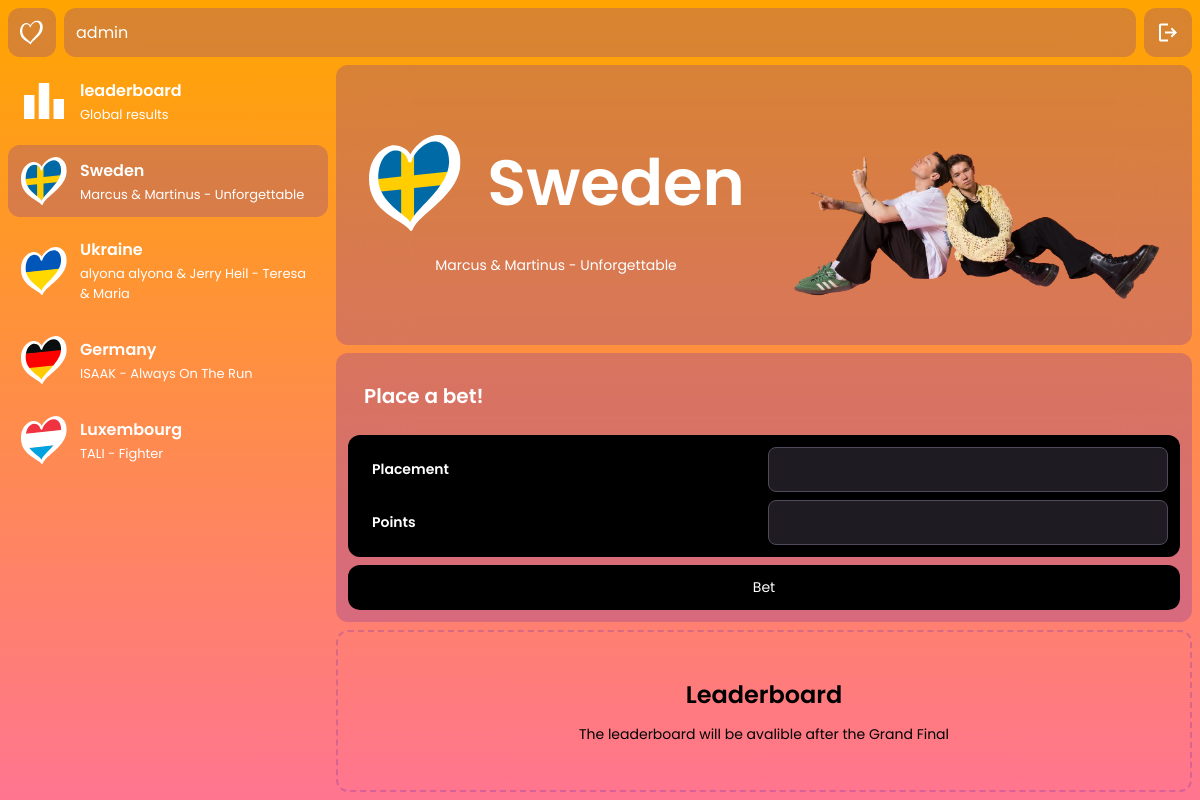
The page /c/Sweden (signed in) on the database as committed earlier.
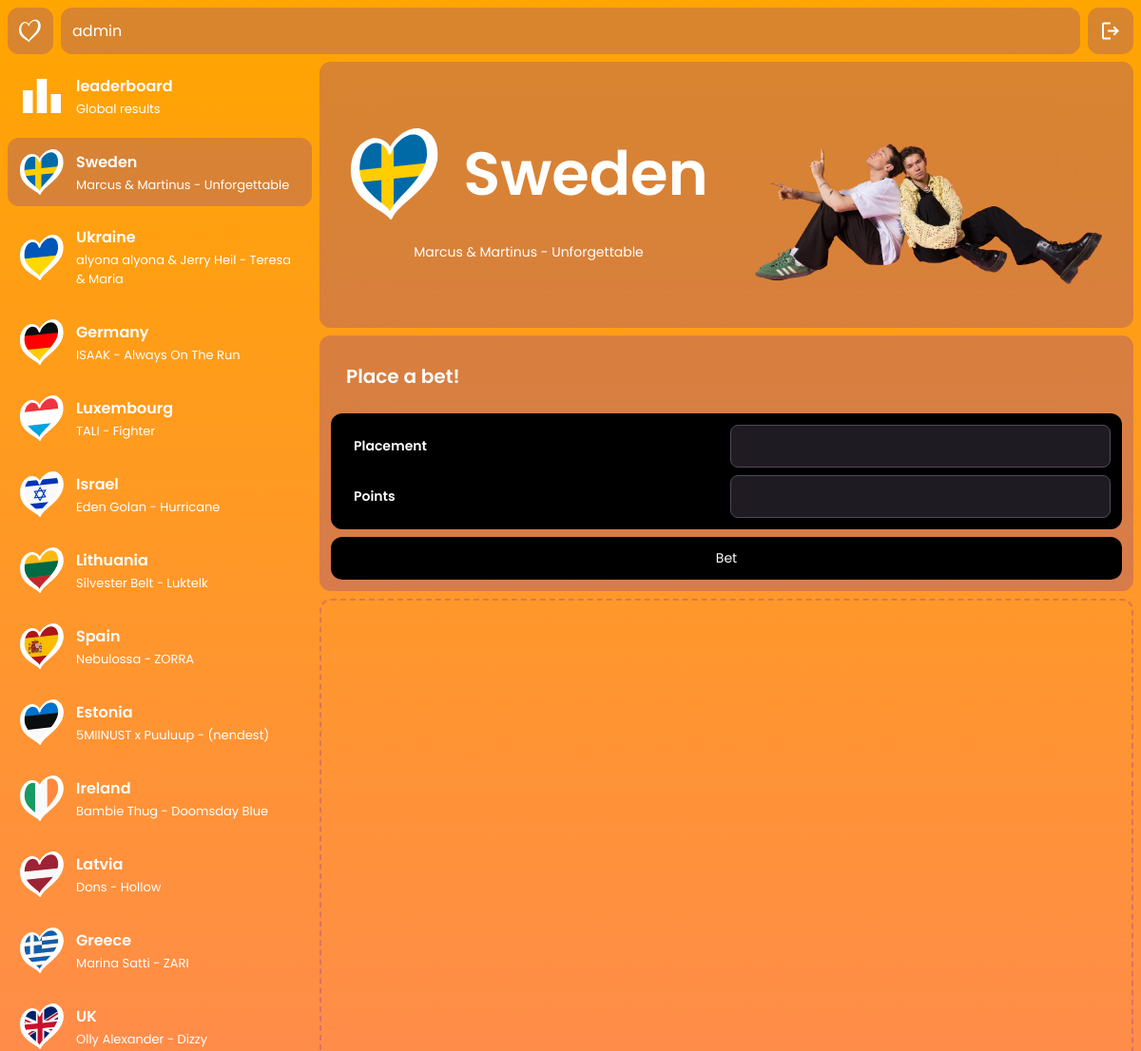
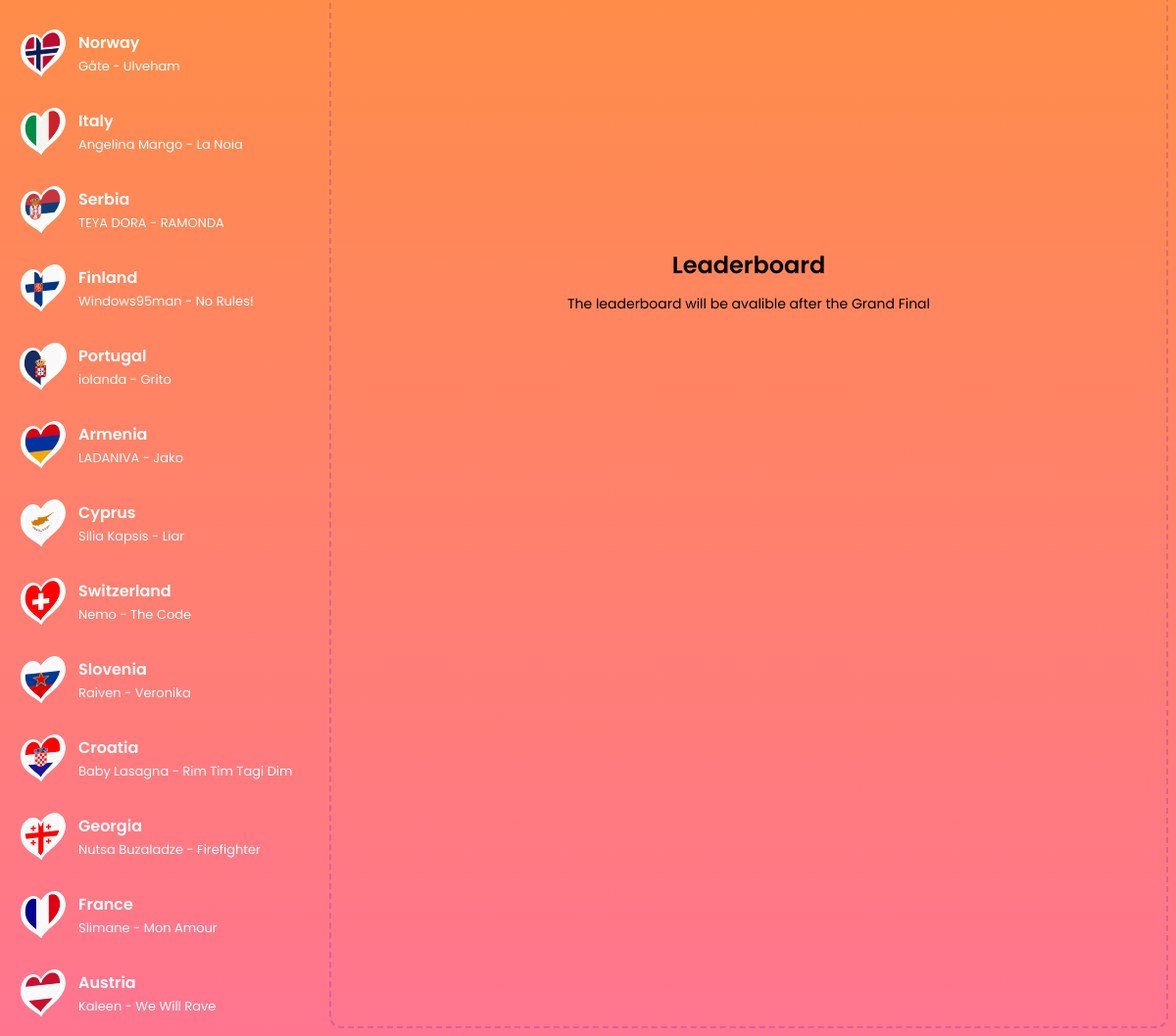
The same page on the database as committed later (2 pictures, top to bottom).
### main/models.py (models this page shows, shortened)
class Country(models.Model):
    flag = models.FileField(upload_to='flags/')
    hero = models.ImageField(upload_to='heros/')
    country = models.CharField(max_length=256)
    song = models.CharField(max_length=512)
    placement = models.IntegerField()
    points = models.IntegerField()

### main/views.py (the view)
# urls.py: path('c/<str:country>', fetchCountry, name='fetchCountry'),
@login_required
def fetchCountry(request, country):
    hasVoted = False  # Initialize hasVoted variable
    countryObject = Country.objects.get(country=country)
    results = BetResult.objects.filter(country=countryObject).order_by('-accuracy')
    placement_queryset = results.order_by('bet_placement')
    score_queryset = results.order_by('bet_score')
    if request.method == 'POST':
        form = BetForm(request.POST)
        if form.is_valid():
            bet = form.save(commit=False)
            bet.user = request.user  # Assuming user is logged in
            bet.country = Country.objects.get(country=country)
            if Bet.objects.filter(user=request.user, country=countryObject).exists():
                hasVoted = True
            else:
                bet.save()
                return redirect('fetchCountry', country)  # Redirect to a success page
    else:
        form = BetForm()
        if Bet.objects.filter(user=request.user, country=countryObject).exists():
            hasVoted = True
    context = {
        'country': country,
        'form': form,
        'page': country,
        'hasVoted': hasVoted,
        'placement_results': placement_queryset,
        'score_results': score_queryset,
    }
    return render(request, 'country.html', context)

### main/forms.py
class BetForm(forms.ModelForm):
    class Meta:
        model = Bet
        fields = ['bet_placement', 'bet_score']

### main/context_processors.py (called while the page is built)
def global_data(request):
    data = Country.objects.all()
    isMobile = "Mobile" in request.META.get('HTTP_USER_AGENT', '')
    if isMobile:
        isMobile = True
    else:
        isMobile = False
    return {
        'data': data,
        'isClosed': False,
        'isMobile': isMobile,
        'showResults': False
    }

### main/templates/country.html (shortened to what this page needs)
{% extends 'base.html' %}
{% block style %}
    {% load static %}
    <link rel="stylesheet" href="{% static 'country.css' %}">
{% endblock %}
{% block content %}
    {% for item in data %}
        {% if item.country == country %}
            <div class="container">
                <div class="wrapper hero">
                    <div class="container heroItem heroMetaCon">
                        <div class="wrapper heroMetaConFlagCon">
                            <img class="heroFlag" src="{{ item.flag.url }}" alt="Flag">
                            <h2 class="heroTitle">{{ item.country }}</h2>
                        </div>
                        <span class="text">{{ item.song }}</span>
                    </div>
                    <div class="container heroItem">
                        <img class="heroImg" src="{{ item.hero.url }}" alt="Hero Image">
                    </div>
                </div>
            </div>
            {% if isClosed == False %}
                {% if hasVoted == True %}
                    <div class="container card">
                        <div class="wrapper cardHeader">
                            <h2 class="cardTitle">Place a bet!</h2>
                        </div>
                        <div class="container gridCardBody">
                                <p class="cardLabel">Placement</p>
                                <input class="cardInput" type="number" id="id_bet_placement" name="bet_placement" required>
                                <p class="cardLabel">Points</p>
                                <input class="cardInput" type="number" id="id_bet_score" name="bet_score" required>
                        </div>
                    </div>
                {% else %}
                    <form class="container card" action="{% url 'fetchCountry' country %}" method="post">
                        <div class="wrapper cardHeader">
                            <h2 class="cardTitle">Place a bet!</h2>
                        </div>
                        <div class="container gridCardBody">
                                <p class="cardLabel">Placement</p>
                                <input class="cardInput" type="number" id="id_bet_placement" name="bet_placement" required>
                                <p class="cardLabel">Points</p>
                                <input class="cardInput" type="number" id="id_bet_score" name="bet_score" required>
                        </div>
                        <button class="cardSubmitBtn">Bet</button>
                    </form>
                {% endif %}
            {% endif %}
            {% if showResults == False %}
                <div class="container banner">
                    <h2 class="dark_title">Leaderboard</h2>
                    <h2 class="dark_text">The leaderboard will be avalible after the Grand Final</h2>
                </div>
            {% endif %}
        {% endif %}
    {% endfor %}
{% endblock %}

### main/templates/base.html (shortened to what this page needs)
<!DOCTYPE html>
<html lang="en">
<head>
    {% load static %}
    <link rel="stylesheet" href="{% static 'main.css' %}">
    {% block style %}{% endblock %}
</head>
<body>
    <nav class="wrapper">
        {% if isMobile == False %}
            <a class="wrapper navBtn" href="">
                <img class="navBtnIcon" src="{% static 'assets/icon_20_euroheart.svg' %}" alt="">
            </a>
        {% else %}
            <a class="wrapper navBtn" href="{% url 'index' %}">
                <img class="navBtnIcon" src="{% static 'assets/icon_20_euroheart.svg' %}" alt="">
            </a>
        {% endif %}
        <a class="wrapper navBtn mainNavBtn" href="{% url 'fetchUser' request.user.id %}">{{ request.user }}</a>
        <a class="wrapper navBtn" href="{% url 'logout' %}">
            <img class="navBtnIcon" src="{% static 'assets/icon_20_logout.svg' %}" alt="">
        </a>
    </nav>
    {% if isMobile == False %}
        <aside class="container">
            <a class="wrapper asideBtn" href="{% url 'leaderboard' %}">
                <img class="asideBtnFlag" src="{% static 'assets/icon_leaderboards.svg' %}" alt="">
                <div class="container asideBtnMetaContainer">
                    <h4 class="metaTitle">leaderboard</h4>
                    <span class="meta">Global results</span>
                </div>
            </a>
            {% for item in data %}
                {% if item.country == page %}
                    <a class="wrapper asideBtn isFocus" href="{% url 'fetchCountry' item.country %}">
                        <img class="asideBtnFlag" src="{{ item.flag.url }}" alt="Flag">
                        <div class="container asideBtnMetaContainer">
                            <h4 class="metaTitle">{{ item.country }}</h4>
                            <span class="meta">{{ item.song }}</span>
                        </div>
                    </a>
                {% else %}
                    <a class="wrapper asideBtn" href="{% url 'fetchCountry' item.country %}">
                        <img class="asideBtnFlag" src="{{ item.flag.url }}" alt="Flag">
                        <div class="container asideBtnMetaContainer">
                            <h4 class="metaTitle">{{ item.country }}</h4>
                            <span class="meta">{{ item.song }}</span>
                        </div>
                    </a>
                {% endif %}
            {% endfor %}
        </aside>
    {% endif %}
    <div class="container content">
        {% block content %}{% endblock %}
    </div>
    <div id="bg">
        <div class="bgLine"></div>
        <div class="bgLine"></div>
        <div class="bgLine"></div>
        <div class="bgLine"></div>
        <div class="bgLine"></div>
        <div class="bgLine"></div>
        <div class="bgLine"></div>
        <div class="bgLine"></div>
        <div class="bgLine"></div>
        <div class="bgLine"></div>
        <div class="bgLine"></div>
        <div class="bgLine"></div>
        <div class="bgLine"></div>
        <div class="bgLine"></div>
        <div class="bgLine"></div>
        <div class="bgLine"></div>
        <div class="bgLine"></div>
        <div class="bgLine"></div>
        <div class="bgLine"></div>
        <div class="bgLine"></div>
        <div class="bgLine"></div>
    </div>
</body>
</html>

### main/static/main.css (style rules this page uses)
:root { --text: #ffffff; --text-dark: #000000; --primary: #000000; --input: #1F1B22; --inputBorder: #52485B; --focus: #662BB540; }
* { margin: 0; padding: 0; border: none; text-decoration: none; font-family: "Poppins", sans-serif; }
body { box-sizing: border-box; padding: 8px; height: 100svh; background-color: var(--primary); background: rgb(251,109,170); background: linear-gradient(135deg, rgba(251,109,170,1) 0%, rgba(242,213,28,1) 100%); display: grid; grid-template-columns: minmax(256px, 320px) minmax(256px, 1024px); grid-template-rows: max-content 1fr; justify-content: center; gap: 8px; overflow-y: hidden; }
.wrapper { display: flex; }
.container { display: flex; flex-direction: column; }
.metaTitle { font-size: 16px; font-weight: 600; color: var(--text); }
.meta { font-size: 13px; font-weight: 400; color: var(--text); }
.text { font-size: 14px; font-weight: 400; color: var(--text); }
.dark_title { font-size: 24px; font-weight: 600; color: var(--text-dark); }
.dark_text { font-size: 14px; font-weight: 400; color: var(--text-dark); }
.content { overflow-y: scroll; grid-column: 2; gap: 8px; }
nav { grid-column: 1 /span 2; gap: 8px; }
.navBtn { padding: 12px; border-radius: 12px; background-color: var(--focus); backdrop-filter: blur(32px); }
.mainNavBtn { flex-grow: 1; color: var(--text); }
.navBtnIcon { aspect-ratio: 1/1; width: 24px; }
.isFocus { background-color: var(--focus); }
aside { grid-row: 2; grid-column: 1; height: calc(100vh - (49px + 24px)); overflow-y: scroll; gap: 8px; }
.asideBtnFlag { aspect-ratio: 1/1; height: 48px; }
.asideBtnMetaContainer { gap: 2px; }
.asideBtn { padding: 12px; border-radius: 12px; align-items: center; gap: 12px; }
.card { padding: 12px; border-radius: 12px; background-color: var(--focus); backdrop-filter: blur(32px); gap: 8px; }
.cardTitle { font-size: 20px; font-weight: 600; color: var(--text); }
.cardHeader { padding: 16px; }
.gridCardBody { box-sizing: border-box; padding: 12px; border-radius: 12px; background-color: var(--primary); display: grid; grid-template-columns: repeat(2, minmax(64px, 1fr)); grid-template-rows: repeat(2, max-content); gap: 8px; }
.cardLabel { padding: 12px; font-size: 14px; font-weight: 600; color: var(--text); }
.cardInput { padding: 8px 12px; box-sizing: border-box; border-radius: 8px; border: 1px solid var(--inputBorder); text-align: center; color: var(--text); background-color: var(--input); }
.cardSubmitBtn { padding: 12px; border-radius: 12px; font-size: 14px; color: var(--text); background-color: var(--primary); }
#bg { position: fixed; z-index: -1; top: 0px; left: 0px; width: 100vw; height: 100vh; display: grid; grid-template-columns: repeat(21, 1fr); }
.bgLine { animation: Y var(--animdur, 10s) var(--animdel, 0s) var(--animtf, linear) infinite; background: repeating-linear-gradient(var(--deg, 0deg), var(--c1, orange), var(--c2, hotpink), var(--c3, yellow), var(--c2, hotpink), var(--c1, orange)); background-size: 100% 500%; }

### main/static/country.css (style rules this page uses)
.hero { box-sizing: border-box; width: 100%; padding: 24px 24px 0px 24px; border-radius: 12px; background-color: var(--focus); backdrop-filter: blur(32px); flex-wrap: wrap; gap: 24px; }
.heroItem { flex: 1; }
.heroMetaCon { padding-bottom: 24px; align-items: center; justify-content: center; gap: 24px; }
.heroMetaConFlagCon { align-items: center; gap: 24px; }
.heroTitle { font-size: 64px; font-weight: 600; color: var(--text); }
.heroFlag { aspect-ratio: 1/1; width: 96px; }
.heroImg { max-height: 256px; object-fit: contain; }
.banner { padding: 24px; height: 100%; border-radius: 12px; border: 2px dashed var(--focus); align-items: center; justify-content: center; gap: 12px; }

Rows that differ between the two databases and show on the page:
added Country: flag (picture), country "Israel", song "Eden Golan - Hurricane", shown under "leaderboard"
added Country: flag (picture), country "Lithuania", song "Silvester Belt - Luktelk", shown under "leaderboard"
added Country: flag (picture), country "Spain", song "Nebulossa - ZORRA", shown under "leaderboard"
added Country: flag (picture), country "Estonia", song "5MIINUST x Puuluup - (nendest)", shown under "leaderboard"
added Country: flag (picture), country "Ireland", song "Bambie Thug - Doomsday Blue", shown under "leaderboard"
added Country: flag (picture), country "Latvia", song "Dons - Hollow", shown under "leaderboard"
added Country: flag (picture), country "Greece", song "Marina Satti - ZARI", shown under "leaderboard"
added Country: flag (picture), country "UK", song "Olly Alexander - Dizzy", shown under "leaderboard"
added Country: flag (picture), country "Norway", song "Gåte - Ulveham", shown under "leaderboard"
added Country: flag (picture), country "Italy", song "Angelina Mango - La Noia", shown under "leaderboard"
added Country: flag (picture), country "Serbia", song "TEYA DORA - RAMONDA", shown under "leaderboard"
added Country: flag (picture), country "Finland", song "Windows95man - No Rules!", shown under "leaderboard"
added Country: flag (picture), country "Portugal", song "iolanda - Grito", shown under "leaderboard"
added Country: flag (picture), country "Armenia", song "LADANIVA - Jako", shown under "leaderboard"
added Country: flag (picture), country "Cyprus", song "Silia Kapsis - Liar", shown under "leaderboard"
added Country: flag (picture), country "Switzerland", song "Nemo - The Code", shown under "leaderboard"
added Country: flag (picture), country "Slovenia", song "Raiven - Veronika", shown under "leaderboard"
added Country: flag (picture), country "Croatia", song "Baby Lasagna - Rim Tim Tagi Dim", shown under "leaderboard"
added Country: flag (picture), country "Georgia", song "Nutsa Buzaladze - Firefighter", shown under "leaderboard"
added Country: flag (picture), country "France", song "Slimane - Mon Amour", shown under "leaderboard"
added Country: flag (picture), country "Austria", song "Kaleen - We Will Rave", shown under "leaderboard"
